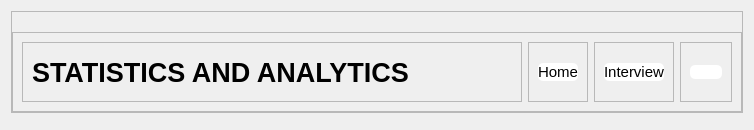
         <widget class="QWidget" name="satistics">
          <layout class="QVBoxLayout" name="verticalLayout_23">
           <item>
            <widget class="QFrame" name="stats_header">
             <property name="minimumSize">
              <size>
               <width>0</width>
               <height>80</height>
              </size>
             </property>
             <property name="frameShape">
              <enum>QFrame::StyledPanel</enum>
             </property>
             <property name="frameShadow">
              <enum>QFrame::Raised</enum>
             </property>
             <layout class="QGridLayout" name="gridLayout_2">
              <property name="leftMargin">
               <number>0</number>
              </property>
              <property name="topMargin">
               <number>20</number>
              </property>
              <property name="rightMargin">
               <number>0</number>
              </property>
              <property name="bottomMargin">
               <number>0</number>
              </property>
              <item row="0" column="0">
               <widget class="QFrame" name="header_5">
                <property name="minimumSize">
                 <size>
                  <width>0</width>
                  <height>80</height>
                 </size>
                </property>
                <property name="frameShape">
                 <enum>QFrame::StyledPanel</enum>
                </property>
                <property name="frameShadow">
                 <enum>QFrame::Raised</enum>
                </property>
                <layout class="QHBoxLayout" name="horizontalLayout_25">
                 <item alignment="Qt::AlignLeft">
                  <widget class="QFrame" name="frame_82">
                   <property name="minimumSize">
                    <size>
                     <width>500</width>
                     <height>0</height>
                    </size>
                   </property>
                   <property name="frameShape">
                    <enum>QFrame::StyledPanel</enum>
                   </property>
                   <property name="frameShadow">
                    <enum>QFrame::Raised</enum>
                   </property>
                   <layout class="QGridLayout" name="gridLayout_59">
                    <item row="0" column="0">
                     <widget class="QLabel" name="label_15">
                      <property name="font">
                       <font>
                        <family>Arial</family>
                        <pointsize>20</pointsize>
                        <weight>75</weight>
                        <bold>true</bold>
                       </font>
                      </property>
                      <property name="text">
                       <string>STATISTICS AND ANALYTICS</string>
                      </property>
                     </widget>
                    </item>
                   </layout>
                  </widget>
                 </item>
                 <item>
                  <widget class="QFrame" name="frame_83">
                   <property name="frameShape">
                    <enum>QFrame::StyledPanel</enum>
                   </property>
                   <property name="frameShadow">
                    <enum>QFrame::Raised</enum>
                   </property>
                   <layout class="QGridLayout" name="gridLayout_60">
                    <item row="0" column="0">
                     <widget class="QPushButton" name="home_5">
                      <property name="font">
                       <font>
                        <family>Arial</family>
                        <pointsize>11</pointsize>
                       </font>
                      </property>
                      <property name="styleSheet">
                       <string notr="true">QPushButton {
            border: none; 
            border-radius: 5px; 
			background-color: rgb(255, 255, 255)
        }
        QPushButton:pressed {
            background-color: white;
        }
</string>
                      </property>
                      <property name="text">
                       <string>Home</string>
                      </property>
                      <property name="flat">
                       <bool>true</bool>
                      </property>
                     </widget>
                    </item>
                   </layout>
                  </widget>
                 </item>
                 <item>
                  <widget class="QFrame" name="frame_84">
                   <property name="frameShape">
                    <enum>QFrame::StyledPanel</enum>
                   </property>
                   <property name="frameShadow">
                    <enum>QFrame::Raised</enum>
                   </property>
                   <layout class="QGridLayout" name="gridLayout_61">
                    <item row="0" column="0">
                     <widget class="QPushButton" name="pushButton_33">
                      <property name="font">
                       <font>
                        <family>Arial</family>
                        <pointsize>11</pointsize>
                       </font>
                      </property>
                      <property name="styleSheet">
                       <string notr="true">QPushButton {
            border: none; 
            border-radius: 5px; 
			background-color: rgb(255, 255, 255)
        }
        QPushButton:pressed {
            background-color: white;
        }
</string>
                      </property>
                      <property name="text">
                       <string>Interview</string>
                      </property>
                      <property name="flat">
                       <bool>true</bool>
                      </property>
                     </widget>
                    </item>
                   </layout>
                  </widget>
                 </item>
                 <item>
                  <widget class="QFrame" name="frame_85">
                   <property name="frameShape">
                    <enum>QFrame::StyledPanel</enum>
                   </property>
                   <property name="frameShadow">
                    <enum>QFrame::Raised</enum>
                   </property>
                   <layout class="QGridLayout" name="gridLayout_62">
                    <item row="0" column="0">
                     <widget class="QPushButton" name="pushButton_34">
                      <property name="styleSheet">
                       <string notr="true">QPushButton {
            border: none; 
            border-radius: 5px; 
			background-color: rgb(255, 255, 255)
        }
        QPushButton:pressed {
            background-color: white;
        }
</string>
                      </property>
                      <property name="text">
                       <string/>
                      </property>
                      <property name="icon">
                       <iconset resource="resource.qrc">
                        <normaloff>:/icon/images/newjobbtn.svg</normaloff>:/icon/images/newjobbtn.svg</iconset>
                      </property>
                      <property name="iconSize">
                       <size>
                        <width>150</width>
                        <height>30</height>
                       </size>
                      </property>
                      <property name="flat">
                       <bool>true</bool>
                      </property>
                     </widget>
                    </item>
                   </layout>
                  </widget>
                 </item>
                </layout>
               </widget>
              </item>
             </layout>
            </widget>
           </item>
           <item>
            <widget class="QFrame" name="stats_body">
             <property name="sizePolicy">
              <sizepolicy hsizetype="Preferred" vsizetype="Expanding">
               <horstretch>0</horstretch>
               <verstretch>0</verstretch>
              </sizepolicy>
             </property>
             <property name="frameShape">
              <enum>QFrame::StyledPanel</enum>
             </property>
             <property name="frameShadow">
              <enum>QFrame::Raised</enum>
             </property>
            </widget>
           </item>
          </layout>
         </widget>
